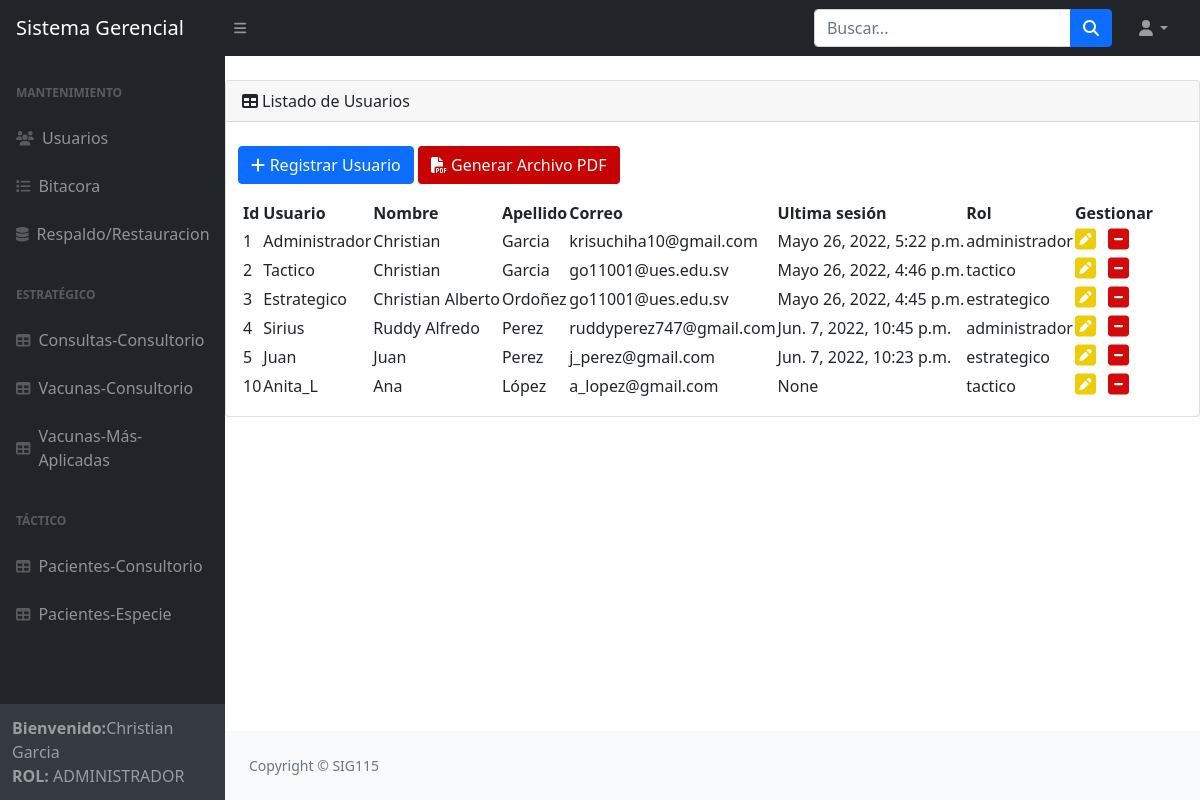
Page /usuario/listarUsuario (signed in) on the committed database.
### SistemaGerencial/models.py (models this page shows)
class User(AbstractUser):
    ROL = (('administrador','Administrador'),('estrategico', 'Estrategico'), ('tactico', 'Tactico'))
    rol = models.CharField(max_length=20, choices=ROL, blank=True, help_text='')

### SistemaGerencial/views.py (the view)
# urls.py: path('usuario/listarUsuario', listarUsuario, name="listarUsuario"),
def listarUsuario(request):
    usuarios = User.objects.all()
    data = {
        'usuarios': usuarios,
    }
    if request.user is not None and request.user.is_superuser == 1 or request.user.rol == 'administrador':
        return render(request, 'usuario/listarUsuario.html', data)
    else:
        return render(request, 'usuario/401.html')

### SistemaGerencial/templates/usuario/listarUsuario.html (shortened to what this page needs)
{% extends 'base.html' %}
{% load static %}
{% block content %}
    <div class="container-fluid px-4">
    </div>
        <div class="card mb-4">
            <div class="card-header">
                <i class="fas fa-table me-1"></i>Listado de Usuarios
            </div>&nbsp;
            <div class="d-flex justify-content start">&nbsp;&nbsp;&nbsp;
                <a class="btn btn-primary" href="{% url 'registrarUsuario' %}" ><i class="fa fa-plus" aria-hidden="true"></i> Registrar Usuario</a>&nbsp;
                <a href="{% url 'reporte_Usuarios' %}" class="btn" style="color:white; background-color:rgb(199, 2, 2)"><i class="fa fa-file-pdf" aria-hidden="true"></i>  Generar Archivo PDF</a>
            </div>
            <div class="card-body">
                <table id="datatablesSimple">
                    <thead>
                        <tr>
                            <th>Id</th>
                            <th>Usuario</th>
                            <th>Nombre</th>
                            <th>Apellido</th>
                            <th>Correo</th>
                            <th>Ultima sesión</th>
                            <th>Rol</th>
                            <th>Gestionar</th>
                        </tr>
                    </thead>
                    <tbody>
                        {% for usuario in usuarios %}
                        <tr>
                            <td>{{ usuario.id }}</td>
                            <td>{{ usuario.username }}</td>
                            <td>{{ usuario.first_name }}</td>
                            <td>{{ usuario.last_name }}</td>
                            <td>{{ usuario.email }}</td>
                            <td>{{ usuario.last_login }}</td>
                            <td>{{ usuario.rol }}</td>
                            <td> <a href="{% url 'editarUsuario' usuario.id %}"><i class="fa fa-pencil-square fa-2x" aria-hidden="true" style="font-size:24px;color:rgb(238, 204, 9);text-shadow:2px 2px 4px #000000;"></i></a>&nbsp;&nbsp;
                                <a href="#" onclick="eliminarUsuario({{ usuario.id }})"><i class="fa fa-minus-square fa-2x" aria-hidden="true" style="font-size:24px;color:rgb(212, 10, 10);text-shadow:2px 2px 4px #000000;"></i></a>
                            </td>
                        </tr>
                        {%endfor%}
                    </tbody>
                </table>
            </div>
        </div>
{% endblock content%}

### SistemaGerencial/templates/base.html (shortened to what this page needs)
<!DOCTYPE html>
<html lang="en">
    <head>
        <link href="https://cdn.jsdelivr.net/npm/simple-datatables@latest/dist/style.css" rel="stylesheet" />
        {% load static %}
		<link rel="stylesheet" href="{% static 'css/styles.css' %}">
    </head>
    <body class="sb-nav-fixed">
        <nav class="sb-topnav navbar navbar-expand navbar-dark bg-dark">
            <a class="navbar-brand ps-3" href="{% url 'index'%}">Sistema Gerencial</a>
            <button class="btn btn-link btn-sm order-1 order-lg-0 me-4 me-lg-0" id="sidebarToggle" href="#!"><i class="fas fa-bars"></i></button>
            <form class="d-none d-md-inline-block form-inline ms-auto me-0 me-md-3 my-2 my-md-0">
                <div class="input-group">
                    <input class="form-control" type="text" placeholder="Buscar..." aria-label="Search for..." aria-describedby="btnNavbarSearch" />
                    <button class="btn btn-primary" id="btnNavbarSearch" type="button"><i class="fas fa-search"></i></button>
                </div>
            </form>
            <ul class="navbar-nav ms-auto ms-md-0 me-3 me-lg-4">
                <li class="nav-item dropdown">
                    <a class="nav-link dropdown-toggle" id="navbarDropdown" href="#" role="button" data-bs-toggle="dropdown" aria-expanded="false"><i class="fas fa-user fa-fw"></i></a>
                </li>
            </ul>
        </nav>
        <div id="layoutSidenav">
            <div id="layoutSidenav_nav">
                <nav class="sb-sidenav accordion sb-sidenav-dark" id="sidenavAccordion">
                    <div class="sb-sidenav-menu">
                        <div class="nav">
                            <div class="sb-sidenav-menu-heading">Mantenimiento</div>
                            <a class="nav-link" href="{% url 'listarUsuario'%}">
                                <div class="sb-nav-link-icon"><i class="fa fa-users"></i></div>
                                Usuarios
                            </a>
                            <a class="nav-link" href="{% url 'listado_bitacora'%}">
                                <div class="sb-nav-link-icon"><i class="fa fa-list"></i></div>
                                Bitacora
                            </a>
                            <a class="nav-link" href="{% url 'respaldo_restauracion'%}">
                                <div class="sb-nav-link-icon"><i class="fa fa-database"></i></div>
                                Respaldo/Restauracion
                            </a>
                            <div class="sb-sidenav-menu-heading">Estratégico</div>
                            <a class="nav-link" href="{% url 'consultas_consultorio'%}">
                                <div class="sb-nav-link-icon"><i class="fas fa-table"></i></div>
                                Consultas-Consultorio
                            </a>
                            <a class="nav-link" href="{% url 'vacunas_consultorio'%}">
                                <div class="sb-nav-link-icon"><i class="fas fa-table"></i></div>
                                Vacunas-Consultorio
                            </a>
                            <a class="nav-link" href="{% url 'vacunas_populares_consultorio'%}">
                                <div class="sb-nav-link-icon"><i class="fas fa-table"></i></div>
                                Vacunas-Más-Aplicadas
                            </a>
                            <div class="sb-sidenav-menu-heading">Táctico</div>
                            <a class="nav-link" href="{% url 'pacientes_consultorio'%}">
                                <div class="sb-nav-link-icon"><i class="fas fa-table"></i></div>
                                Pacientes-Consultorio
                            </a>
                            <a class="nav-link" href="{% url 'pacientes_especie_consultorio'%}">
                                <div class="sb-nav-link-icon"><i class="fas fa-table"></i></div>
                                Pacientes-Especie
                            </a>
                        </div>
                    </div>
                    <div class="sb-sidenav-footer">
                        {% if request.user.is_authenticated %}
                        <div><strong>Bienvenido:</strong>{{user.first_name}} {{user.last_name}}</div>
                            <div><strong>ROL: </strong>{{user.rol.upper}} </div>
                    </div>
			            {% endif %}
                </nav>
            </div>
            <div id="layoutSidenav_content">
                {% block content %}{% endblock content%}
                <footer class="py-4 bg-light mt-auto">
                    <div class="container-fluid px-4">
                        <div class="d-flex align-items-start justify-content-start small">
                            <div class="text-muted">Copyright &copy; SIG115</div>
                        </div>
                    </div>
                </footer>
            </div>
        </div>
    </body>
</html>

### rows in the picture
User: first_name "Christian", last_name "Garcia", rol "ADMINISTRADOR", id "1", username "Administrador", email "krisuchiha10@gmail.com", last_login "Mayo 26, 2022, 5:22 p.m.", rol "administrador"
User: id "2", username "Tactico", first_name "Christian", last_name "Garcia", email "go11001@ues.edu.sv", last_login "Mayo 26, 2022, 4:46 p.m.", rol "tactico"
User: id "3", username "Estrategico", first_name "Christian Alberto", last_name "Ordoñez", email "go11001@ues.edu.sv", last_login "Mayo 26, 2022, 4:45 p.m.", rol "estrategico"
User: id "4", username "Sirius", first_name "Ruddy Alfredo", last_name "Perez", email "ruddyperez747@gmail.com", last_login "Jun. 7, 2022, 10:45 p.m.", rol "administrador"
User: id "5", username "Juan", first_name "Juan", last_name "Perez", email "j_perez@gmail.com", last_login "Jun. 7, 2022, 10:23 p.m.", rol "estrategico"
User: id "10", username "Anita_L", first_name "Ana", last_name "López", email "a_lopez@gmail.com", last_login "None", rol "tactico"
